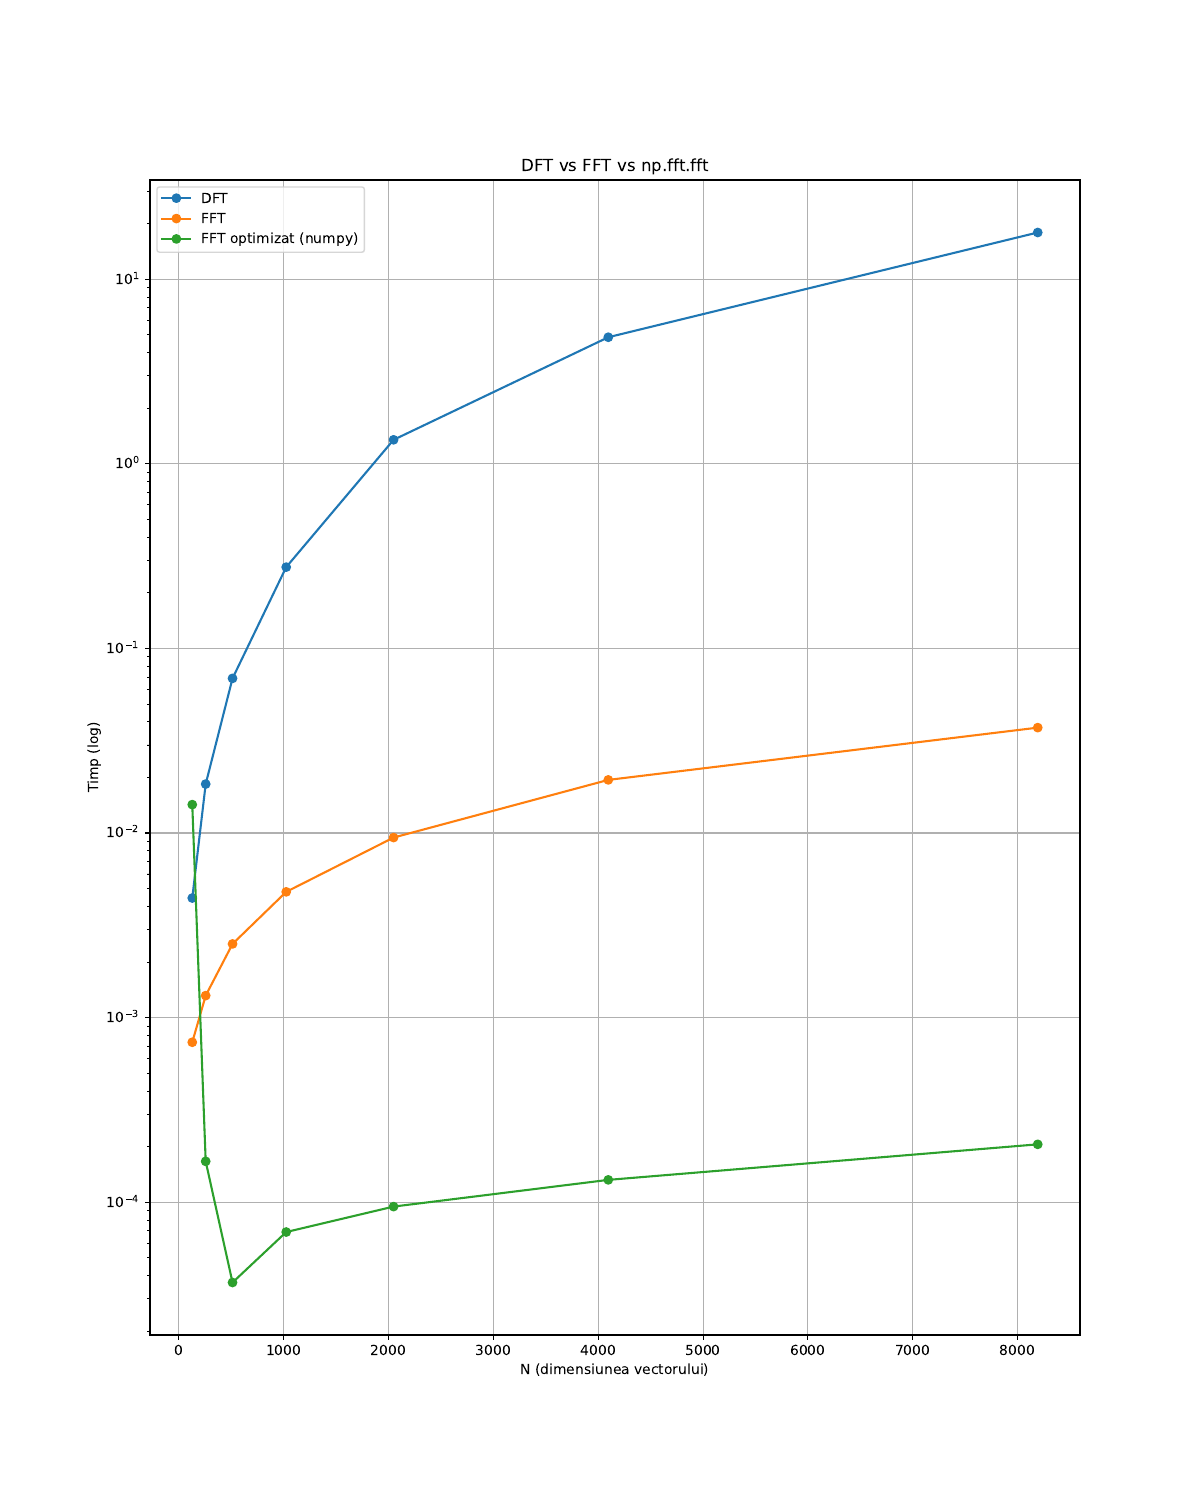

Python code for this plot:
import numpy as np
import matplotlib.pyplot as plt
import time
pi = np.pi
e = np.e

def semnal_sinus(a,f,t,o):
    return a * np.sin(2 * pi * f * t + o)

def dft(s, n):
    mat = np.ones([n,n], dtype=complex)
    for i in range(1,n):
        for j in range(1,n):
            w = e**(-2*pi*1j*i*j/n)
            mat[i][j] = w

    #mat = mat * (1/np.square(n))
    return mat @ s

def fft(s, n):
    if n <= 1:
        return s

    even = fft(s[::2], n//2)
    odd = fft(s[1::2], n//2)

    w = e ** (-2j * pi * np.arange(n//2)/n)
    t = w * odd

    return np.concatenate([even + t, even - t])

v_n = [128, 256, 512, 1024, 2048, 4096, 8192]
dft_times = []
fft_times = []
np_fft_times = []
for N in v_n:

    x = np.random.rand(N)

    time_dft = time.time()
    v_dft = dft(x, N)
    time_dft = time.time() - time_dft

    time_np_fft = time.time()
    v_np_fft = np.fft.fft(x)
    time_np_fft = time.time() - time_np_fft

    time_fft = time.time()
    v_fft = fft(x, N)
    time_fft = time.time() - time_fft

    dft_times.append(time_dft)
    fft_times.append(time_fft)
    np_fft_times.append(time_np_fft)

plt.figure(figsize=(12,15))


plt.plot(v_n, dft_times, 'o-', label = 'DFT')
plt.plot(v_n, fft_times, 'o-', label = 'FFT')
plt.plot(v_n, np_fft_times, 'o-', label = 'FFT optimizat (numpy)')
plt.yscale('log')
plt.xlabel("N (dimensiunea vectorului)")
plt.ylabel("Timp (log)")
plt.title("DFT vs FFT vs np.fft.fft")
plt.legend()
plt.grid(True)

plt.savefig('1.pdf')
plt.show()
